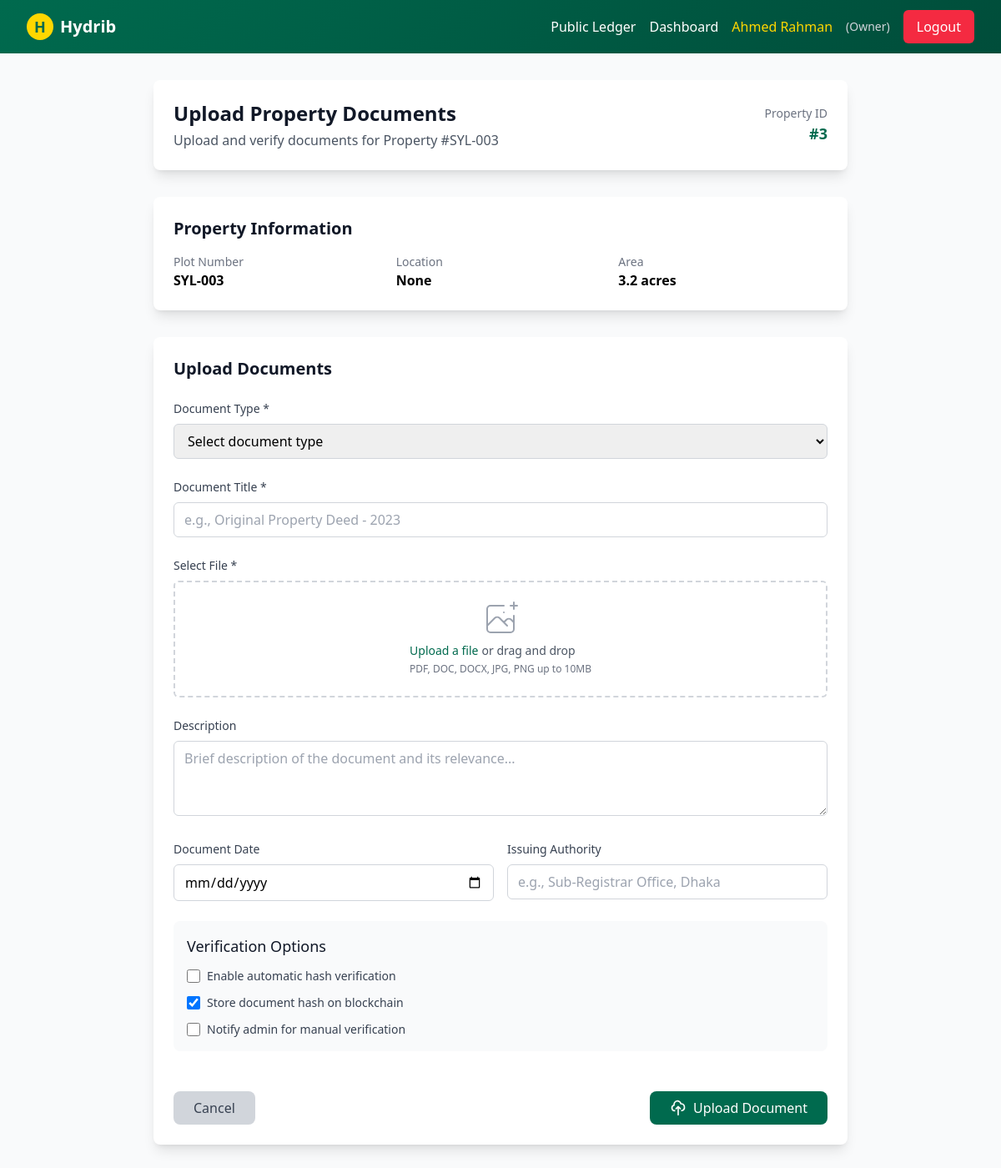
/upload_documents/3 (signed in), run on the app's committed database.
### tables this page shows
CREATE TABLE land_records (
            id INTEGER PRIMARY KEY AUTOINCREMENT,
            plot_number TEXT UNIQUE NOT NULL,
            khatian_number TEXT,
            dag_number TEXT,
            owner_id INTEGER,
            area REAL NOT NULL,
            market_value INTEGER NOT NULL,
            land_type TEXT NOT NULL,
            division TEXT NOT NULL,
            district TEXT NOT NULL,
            upazila TEXT NOT NULL,
            mouza TEXT,
            address TEXT NOT NULL,
            description TEXT,
            location TEXT,
            status TEXT DEFAULT 'registered',
            hash_value TEXT NOT NULL,
            created_at TIMESTAMP DEFAULT CURRENT_TIMESTAMP,
            FOREIGN KEY (owner_id) REFERENCES users (id)
        );

### app.py (the view, shortened to what this page needs)
@app.route('/upload_documents/<int:property_id>', methods=['GET', 'POST'])
@login_required
def upload_documents(property_id):
    conn = get_db_connection()
    property_data = conn.execute('''
        SELECT * FROM land_records WHERE id = ? AND owner_id = ?
    ''', (property_id, session['user_id'])).fetchone()
    if not property_data:
        flash('Property not found or you do not have permission to upload documents.', 'error')
        return redirect(url_for('dashboard'))
    documents = conn.execute('''
        SELECT * FROM documents WHERE property_id = ? ORDER BY uploaded_at DESC
    ''', (property_id,)).fetchall()
    conn.close()
    return render_template('upload_documents.html', property=property_data, documents=documents)

### app.py (called while the page is built)
def get_db_connection():
    conn = sqlite3.connect('land_registry.db')
    conn.row_factory = sqlite3.Row
    return conn

### security.py (called while the page is built)
def login_required(f):
    @wraps(f)
    def decorated_function(*args, **kwargs):
        if 'user_id' not in session:
            flash('Please login to access this page', 'error')
            return redirect(url_for('login'))
        return f(*args, **kwargs)
    return decorated_function

def add_security_headers(response):
    security_headers = {
        'X-Content-Type-Options': 'nosniff',
        'X-Frame-Options': 'DENY',
        'X-XSS-Protection': '1; mode=block',
        'Referrer-Policy': 'strict-origin-when-cross-origin'
    }
    for header, value in security_headers.items():
        response.headers[header] = value
    return response

### templates/upload_documents.html (shortened to what this page needs)
{% extends "base.html" %}
{% block content %}
<div class="min-h-screen bg-gray-50 py-8">
    <div class="max-w-4xl mx-auto px-4 sm:px-6 lg:px-8">
        <div class="bg-white rounded-lg shadow-lg p-6 mb-8">
            <div class="flex items-center justify-between">
                <div>
                    <h1 class="text-2xl font-bold text-gray-900">Upload Property Documents</h1>
                    <p class="text-gray-600 mt-1">Upload and verify documents for Property #{{ property.plot_number }}</p>
                </div>
                <div class="text-right">
                    <p class="text-sm text-gray-500">Property ID</p>
                    <p class="text-lg font-semibold text-bangladesh-green">#{{ property.id }}</p>
                </div>
            </div>
        </div>
        <div class="bg-white rounded-lg shadow-lg p-6 mb-8">
            <h2 class="text-xl font-bold text-gray-900 mb-4">Property Information</h2>
            <div class="grid grid-cols-1 md:grid-cols-3 gap-4">
                <div>
                    <p class="text-sm text-gray-500">Plot Number</p>
                    <p class="font-semibold">{{ property.plot_number }}</p>
                </div>
                <div>
                    <p class="text-sm text-gray-500">Location</p>
                    <p class="font-semibold">{{ property.location }}</p>
                </div>
                <div>
                    <p class="text-sm text-gray-500">Area</p>
                    <p class="font-semibold">{{ property.area }} acres</p>
                </div>
            </div>
        </div>
        <div class="bg-white rounded-lg shadow-lg p-6 mb-8">
            <h2 class="text-xl font-bold text-gray-900 mb-6">Upload Documents</h2>
            <form id="documentForm" method="POST" enctype="multipart/form-data" class="space-y-6">
                <div>
                    <label for="document_type" class="block text-sm font-medium text-gray-700 mb-2">Document Type *</label>
                    <select id="document_type" name="document_type" required class="w-full px-3 py-2 border border-gray-300 rounded-md focus:outline-none focus:ring-2 focus:ring-bangladesh-green focus:border-transparent">
                        <option value="">Select document type</option>
                    </select>
                </div>
                <div>
                    <label for="document_title" class="block text-sm font-medium text-gray-700 mb-2">Document Title *</label>
                    <input type="text" id="document_title" name="document_title" required
                           placeholder="e.g., Original Property Deed - 2023"
                           class="w-full px-3 py-2 border border-gray-300 rounded-md focus:outline-none focus:ring-2 focus:ring-bangladesh-green focus:border-transparent">
                </div>
                <div>
                    <label for="document_file" class="block text-sm font-medium text-gray-700 mb-2">Select File *</label>
                    <div class="mt-1 flex justify-center px-6 pt-5 pb-6 border-2 border-gray-300 border-dashed rounded-md hover:border-bangladesh-green transition-colors duration-200">
                        <div class="space-y-1 text-center">
                            <div class="flex text-sm text-gray-600">
                                <label for="document_file" class="relative cursor-pointer bg-white rounded-md font-medium text-bangladesh-green hover:text-dark-green focus-within:outline-none focus-within:ring-2 focus-within:ring-offset-2 focus-within:ring-bangladesh-green">
                                    <span>Upload a file</span>
                                </label>
                                <p class="pl-1">or drag and drop</p>
                            </div>
                            <p class="text-xs text-gray-500">PDF, DOC, DOCX, JPG, PNG up to 10MB</p>
                        </div>
                    </div>
                </div>
                <div>
                    <label for="description" class="block text-sm font-medium text-gray-700 mb-2">Description</label>
                    <textarea id="description" name="description" rows="3"
                              placeholder="Brief description of the document and its relevance..."
                              class="w-full px-3 py-2 border border-gray-300 rounded-md focus:outline-none focus:ring-2 focus:ring-bangladesh-green focus:border-transparent"></textarea>
                </div>
                <div class="grid grid-cols-1 md:grid-cols-2 gap-4">
                    <div>
                        <label for="document_date" class="block text-sm font-medium text-gray-700 mb-2">Document Date</label>
                        <input type="date" id="document_date" name="document_date"
                               class="w-full px-3 py-2 border border-gray-300 rounded-md focus:outline-none focus:ring-2 focus:ring-bangladesh-green focus:border-transparent">
                    </div>
                    <div>
                        <label for="issuing_authority" class="block text-sm font-medium text-gray-700 mb-2">Issuing Authority</label>
                        <input type="text" id="issuing_authority" name="issuing_authority"
                               placeholder="e.g., Sub-Registrar Office, Dhaka"
                               class="w-full px-3 py-2 border border-gray-300 rounded-md focus:outline-none focus:ring-2 focus:ring-bangladesh-green focus:border-transparent">
                    </div>
                </div>
                <div class="bg-gray-50 p-4 rounded-lg">
                    <h3 class="text-lg font-medium text-gray-900 mb-3">Verification Options</h3>
                    <div class="space-y-3">
                        <label class="flex items-center">
                            <input type="checkbox" name="auto_verify" value="1" class="h-4 w-4 text-bangladesh-green focus:ring-bangladesh-green border-gray-300 rounded">
                            <span class="ml-2 text-sm text-gray-700">Enable automatic hash verification</span>
                        </label>
                        <label class="flex items-center">
                            <input type="checkbox" name="blockchain_store" value="1" checked class="h-4 w-4 text-bangladesh-green focus:ring-bangladesh-green border-gray-300 rounded">
                            <span class="ml-2 text-sm text-gray-700">Store document hash on blockchain</span>
                        </label>
                        <label class="flex items-center">
                            <input type="checkbox" name="notify_admin" value="1" class="h-4 w-4 text-bangladesh-green focus:ring-bangladesh-green border-gray-300 rounded">
                            <span class="ml-2 text-sm text-gray-700">Notify admin for manual verification</span>
                        </label>
                    </div>
                </div>
                <div class="flex items-center justify-between pt-6">
                    <a href="{{ url_for('dashboard') }}" class="bg-gray-300 text-gray-700 px-6 py-2 rounded-lg hover:bg-gray-400 transition-colors duration-200">
                        Cancel
                    </a>
                    <button type="submit" class="bg-bangladesh-green text-white px-6 py-2 rounded-lg hover:bg-dark-green transition-colors duration-200 flex items-center">
                        <svg class="w-5 h-5 mr-2" fill="none" stroke="currentColor" viewBox="0 0 24 24">
                            <path stroke-linecap="round" stroke-linejoin="round" stroke-width="2" d="M7 16a4 4 0 01-.88-7.903A5 5 0 1115.9 6L16 6a5 5 0 011 9.9M15 13l-3-3m0 0l-3 3m3-3v12"></path>
                        </svg>
                        Upload Document
                    </button>
                </div>
            </form>
        </div>
    </div>
</div>
{% endblock %}

### data on the page
land_records: plot_number "SYL-003", id "3", area "3.2"

### other printed values
{{ session.user_name }} "Ahmed Rahman"
{{ session.user_role|title }} "Owner"
{{ property.location }} "None"
